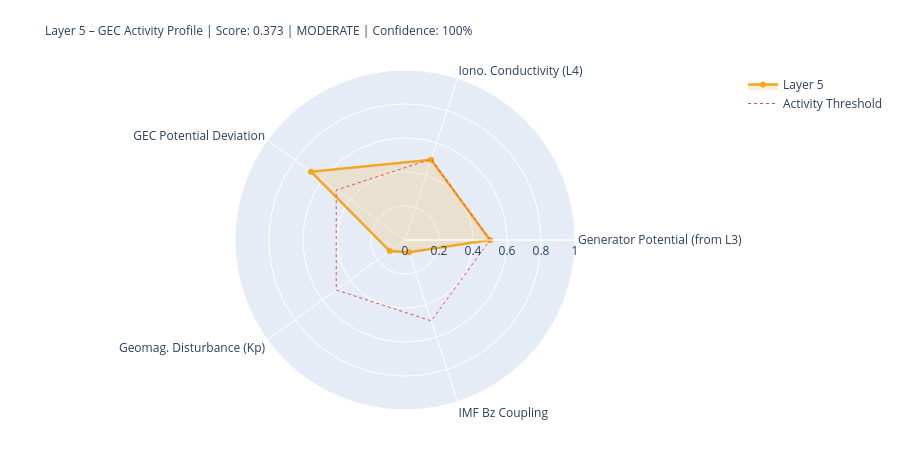

Notebook code cell kept with this figure:
### Markdown cell above
---
## 5. State Assessment & Handoff to Layer 6

### Code cell
# ============================================================
# LAYER-5-SCORE
# ============================================================

# Components
# 1) Generator activity (Layer-3-driven)
gen_score = norm(generator_strength, 0.3, 2.0)
gen_src   = 'from_layer3' if l3_thunder_score is not None else 'estimated'

# 2) Ionospheric conductivity (Layer-4-driven)
iono_score = norm(iono_cond_factor, 0.7, 1.4)
iono_src   = 'from_layer4' if l4_ioniz is not None else 'estimated'

# 3) GEC potential deviation from reference
pot_score = norm(abs(delta_V_pct), 0, 30)  # 0 = at reference, 1 = 30% deviation
pot_src   = 'derived'

# 4) Geomagnetic disturbance (Kp) – modulates vertical currents
kp_score = norm(kp_val, 0, 9)
kp_src   = 'primary' if kp_now is not None else 'from_layer4'

# 5) IMF Bz coupling (southward = stronger M-I coupling → GEC influence)
bz_score = norm(-(bz_now or 0), -5, 30) if bz_now is not None else None
bz_src   = 'primary' if bz_now is not None else 'missing'

COMPONENTS = {
    'Generator Potential (from L3)':  {'score': gen_score,   'source': 'derived_from_layer3', 'dynamic': True},
    'Iono. Conductivity (L4)':      {'score': iono_score,  'source': iono_src, 'dynamic': True},
    'GEC Potential Deviation':      {'score': pot_score,   'source': pot_src,  'dynamic': True},
    'Geomag. Disturbance (Kp)':         {'score': kp_score,    'source': kp_src,   'dynamic': True},
    'IMF Bz Coupling':               {'score': bz_score,    'source': bz_src,   'dynamic': True},
}

available   = {k: v['score'] for k, v in COMPONENTS.items() if v['score'] is not None}
unavailable = [k for k, v in COMPONENTS.items() if v['score'] is None]
layer5_score = round(sum(available.values()) / len(available), 4) if available else None
confidence   = round(len(available) / len(COMPONENTS), 2)
level = ('unknown' if layer5_score is None
         else 'quiet'   if layer5_score < 0.3
         else 'moderate' if layer5_score < 0.6
         else 'active')
dominant_l5 = max(available, key=available.get) if available else 'none'

# Kp consistency: separate 1-min raw value from score value
kp_1m_raw   = kp_now          # directly from API (can be 0.0 during live measurement)
kp_for_score = kp_val          # from Layer-0 context or estimated value if needed
kp_score_src = kp_src

W = 68
print('=' * W)
print('LAYER 5 – GLOBAL ELECTRIC CIRCUIT – STATE ASSESSMENT')
print('=' * W)
for name, comp in COMPONENTS.items():
    s = comp['score']
    if s is not None:
        bar = '█' * int(s*20) + '░' * (20-int(s*20))
        print(f'  {name:<34} {bar}  {s:.3f}  [{comp["source"]}]')
    else:
        print(f'  {name:<34} {"─"*20}  n/a   [missing]')
print('-' * W)
print(f'  Score:         {layer5_score:.3f}  ({len(available)}/{len(COMPONENTS)} components)')
print(f'  Confidence:    {confidence:.0%}')
print(f'  Level:         {level.upper()}')
print(f'  Dominant:      {dominant_l5}')
print(f'  V_iono:        {V_iono_mod:.1f} kV  (Δ {delta_V_pct:+.1f}% vs. Ref)')
print(f'  I_total:       {I_total_mod:.1f} A   (Δ {delta_I_pct:+.1f}% vs. Ref)')
print('=' * W)

# Radar
cats   = list(available.keys())
vals_r = list(available.values())
if len(cats) >= 3:
    fig = go.Figure()
    fig.add_trace(go.Scatterpolar(
        r=vals_r + [vals_r[0]], theta=cats + [cats[0]],
        fill='toself', fillcolor='rgba(242,166,35,0.18)',
        line=dict(color='#F2A623', width=2.5), name='Layer 5'
    ))
    fig.add_trace(go.Scatterpolar(
        r=[0.5]*(len(cats)+1), theta=cats+[cats[0]],
        line=dict(color='#E24B4A', dash='dot', width=1),
        mode='lines', name='Activity Threshold'
    ))
    fig.update_layout(
        title=dict(
            text=f'Layer 5 – GEC Activity Profile | Score: {layer5_score:.3f} | {level.upper()} | Confidence: {confidence:.0%}',
            font=dict(size=12)
        ),
        polar=dict(radialaxis=dict(visible=True, range=[0,1])),
        height=450, showlegend=True,
        margin=dict(l=80, r=80, t=70, b=40)
    )
    fig.show()

### Figure 1 — Plotly figure (JSON) as saved in the notebook; plotly's stock layout.template omitted (floating-point values rounded to 4 significant figures)
{"data": [{"fill": "toself", "fillcolor": "rgba(242,166,35,0.18)", "line": {"color": "#F2A623", "width": 2.5}, "name": "Layer 5", "r": [0.5, 0.4963, 0.6833, 0.1111, 0.0754, 0.5], "theta": ["Generator Potential (from L3)", "Iono. Conductivity (L4)", "GEC Potential Deviation", "Geomag. Disturbance (Kp)", "IMF Bz Coupling", "Generator Potential (from L3)"], "type": "scatterpolar"}, {"line": {"color": "#E24B4A", "dash": "dot", "width": 1}, "mode": "lines", "name": "Activity Threshold", "r": [0.5, 0.5, 0.5, 0.5, 0.5, 0.5], "theta": ["Generator Potential (from L3)", "Iono. Conductivity (L4)", "GEC Potential Deviation", "Geomag. Disturbance (Kp)", "IMF Bz Coupling", "Generator Potential (from L3)"], "type": "scatterpolar"}], "layout": {"height": 450, "margin": {"b": 40, "l": 80, "r": 80, "t": 70}, "polar": {"radialaxis": {"range": [0, 1], "visible": true}}, "showlegend": true, "title": {"font": {"size": 12}, "text": "Layer 5 – GEC Activity Profile | Score: 0.373 | MODERATE | Confidence: 100%"}}}
